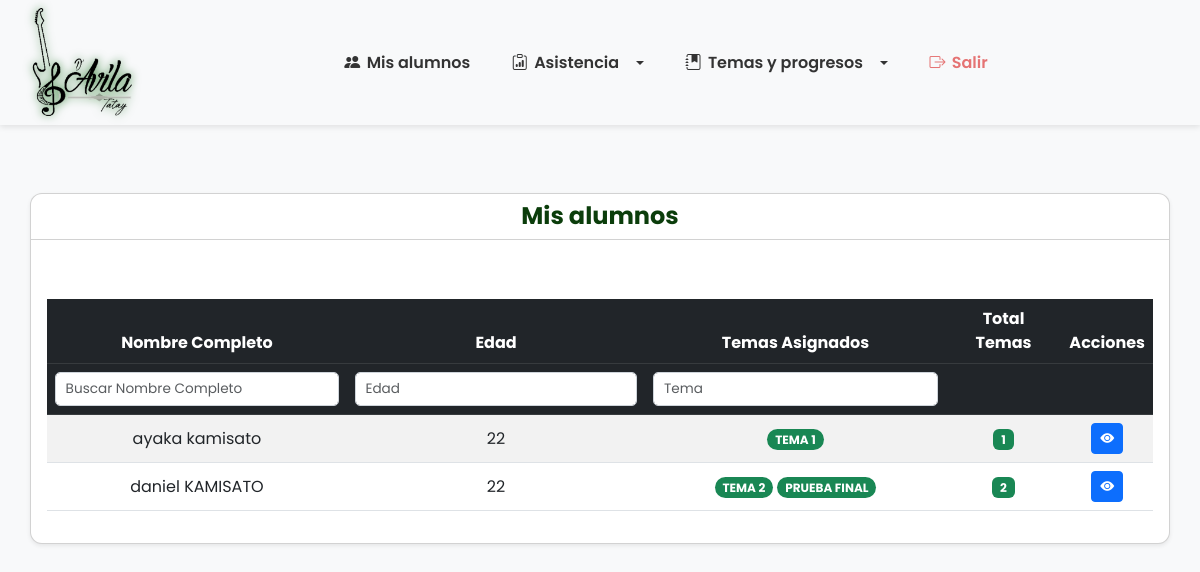
Before: /lista_alumnos.php with the older database file.
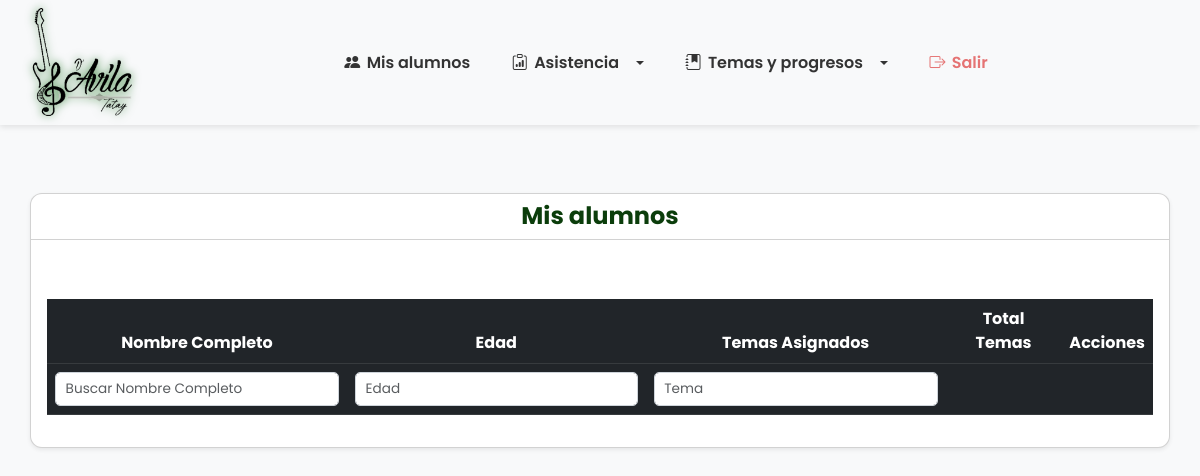
After: the same page with the newer database file.
### tables this page shows
CREATE TABLE `alumnos` (
  `curp` varchar(18) NOT NULL,
  `nombre` varchar(50) NOT NULL,
  `apellidos` varchar(100) NOT NULL,
  `nombre_tutor` varchar(100) DEFAULT NULL,
  `fecha_nacimiento` date NOT NULL,
  `telefono` varchar(15) DEFAULT NULL,
  `mensualidad` decimal(10,2) NOT NULL DEFAULT 0.00,
  `activo` tinyint(1) DEFAULT 1,
  `fecha_registro` timestamp NOT NULL DEFAULT current_timestamp(),
  PRIMARY KEY (`curp`)
);

### lista_alumnos.php (the view, shortened to what the changed rows need)
<?php
require_once __DIR__ . '/includes/bd.php';
$sql = "SELECT
            a.curp,
            a.nombre,
            a.apellidos,
            TIMESTAMPDIFF(YEAR, a.fecha_nacimiento, CURDATE()) AS edad,
            a.telefono,
            a.mensualidad,
            a.nombre_tutor,
            GROUP_CONCAT(CONCAT(t.id, ':', t.nombre) SEPARATOR ' | ') AS temas_asignados,
            COUNT(t.id) AS total_temas
        FROM
            alumnos a
        LEFT JOIN
            alumnos_tema at ON a.curp = at.curp
        LEFT JOIN
            temas t ON at.tema_id = t.id
        WHERE
            a.activo = 1
        GROUP BY
            a.curp
        ORDER BY
            a.nombre, a.apellidos";
$resultado = $conexion->query($sql);
?>
<!DOCTYPE html>
<html lang="es">
<head>
    <link href="https://cdn.jsdelivr.net/npm/bootstrap@5.3.0/dist/css/bootstrap.min.css" rel="stylesheet" />
    <link href="https://cdn.jsdelivr.net/npm/bootstrap-icons@1.10.5/font/bootstrap-icons.css" rel="stylesheet" />
    <link rel="stylesheet" href="https://cdn.datatables.net/1.13.6/css/dataTables.bootstrap5.min.css" />
</head>
<body>
    <?php include 'navbar.php'; ?>
    <div class="full-width-container mt-5 mb-5">
        <div class="card shadow-sm">
            <div class="card-body">
                <div class="table-responsive">
                    <table id="tablaAlumnos" class="table table-striped table-hover align-middle text-center">
                        <thead class="table-dark">
                            <tr>
                                <th>Nombre Completo</th>
                                <th>Edad</th>
                                <th>Temas Asignados</th>
                                <th>Total Temas</th>
                                <th>Acciones</th>
                            </tr>
                            <tr class="filters bg-light">
                                <th><input type="text" class="form-control form-control-sm"
                                        placeholder="Buscar Nombre Completo" /></th>
                                <th><input type="number" class="form-control form-control-sm" placeholder="Edad" /></th>
                                <th><input type="text" class="form-control form-control-sm" placeholder="Tema" /></th>
                                <th></th>
                                <th></th>
                            </tr>
                        </thead>
                        <tbody>
                            <?php while ($alumno = $resultado->fetch_assoc()): ?>
                                <tr>
                                    <td><?= htmlspecialchars($alumno['nombre'] . ' ' . $alumno['apellidos']) ?></td>
                                    <td><?= $alumno['edad'] ?></td>
                                    <td>
                                        <?php if (!empty($alumno['temas_asignados'])):
                                            $temas = explode(' | ', $alumno['temas_asignados']);
                                            foreach ($temas as $tema) {
                                                list($temaId, $temaNombre) = explode(':', $tema);
                                                ?>
                                                <a href="progreso.php?tema_id=<?= $temaId ?>&curp=<?= urlencode($alumno['curp']) ?>"
                                                    class="badge bg-secondary rounded-pill text-decoration-none">
                                                    <?= htmlspecialchars($temaNombre) ?>
                                                </a>
                                                <?php
                                            }
                                        else: ?>
                                            <span class="text-muted fst-italic">Sin temas</span>
                                        <?php endif; ?>
                                    </td>
                                    <td>
                                        <span class="badge bg-<?= $alumno['total_temas'] > 0 ? 'primary' : 'secondary' ?>">
                                            <?= $alumno['total_temas'] ?>
                                        </span>
                                    </td>
                                    <td>
                                        <a href="panel_alumno.php?curp=<?= urlencode($alumno['curp']) ?>"
                                            class="btn btn-sm btn-primary" title="Ver Detalles">
                                            <i class="bi bi-eye-fill"></i>
                                        </a>
                                    </td>
                                </tr>
                            <?php endwhile; ?>
                        </tbody>
                    </table>
                </div>
            </div>
        </div>
    </div>
</body>
</html>

Changed rows visible on the page:
removed alumnos: nombre+apellidos "ayaka kamisato", edad "22", temaNombre "TEMA 1", total_temas "1"
removed alumnos: nombre+apellidos "daniel KAMISATO", edad "22", temaNombre "TEMA 2", temaNombre "PRUEBA FINAL", total_temas "2"
